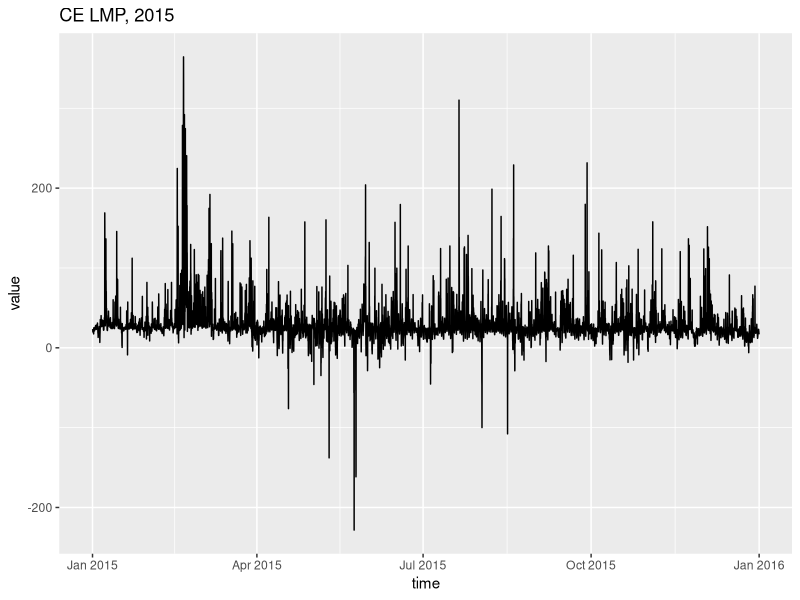
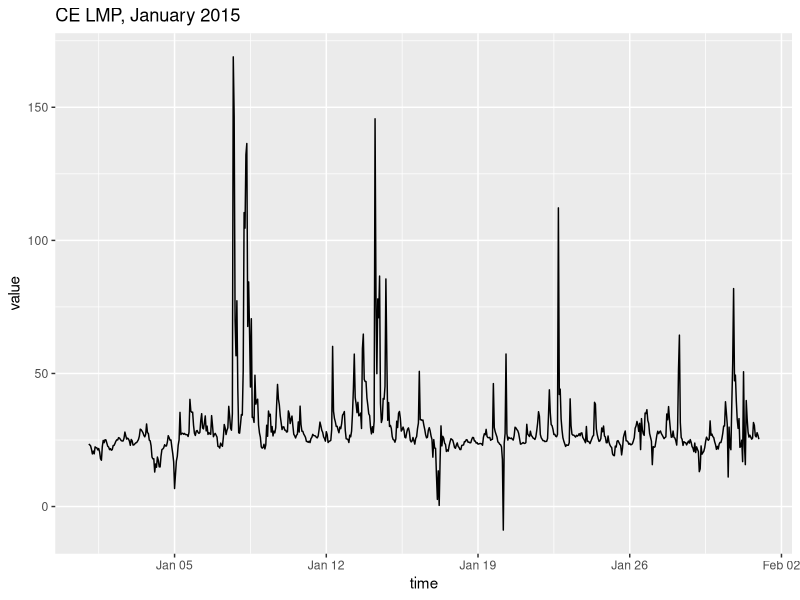
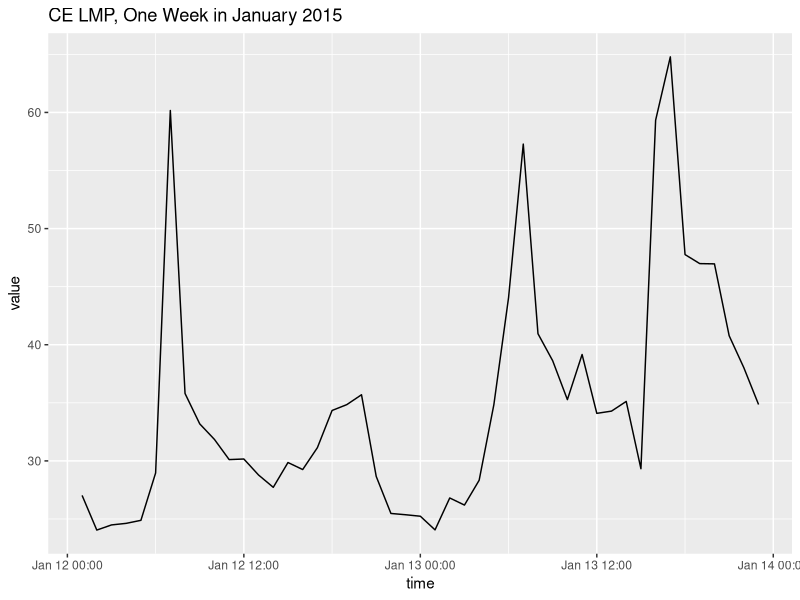
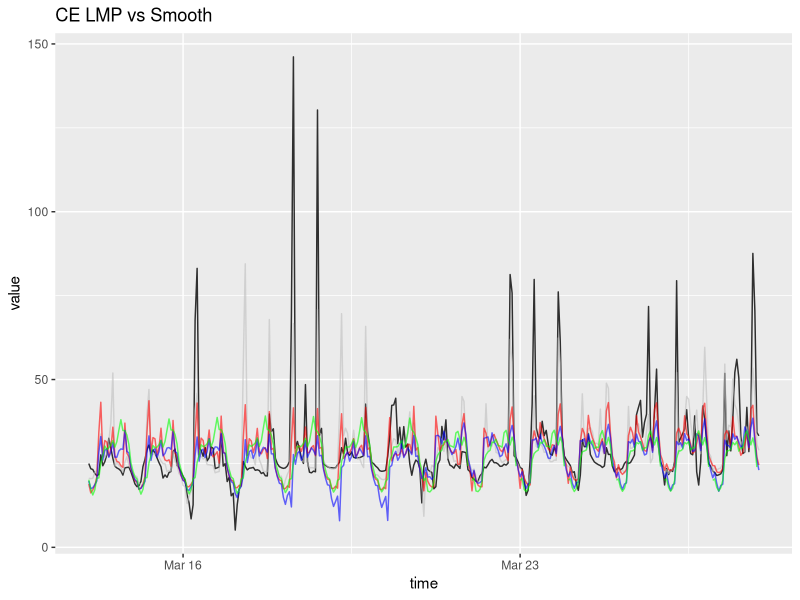
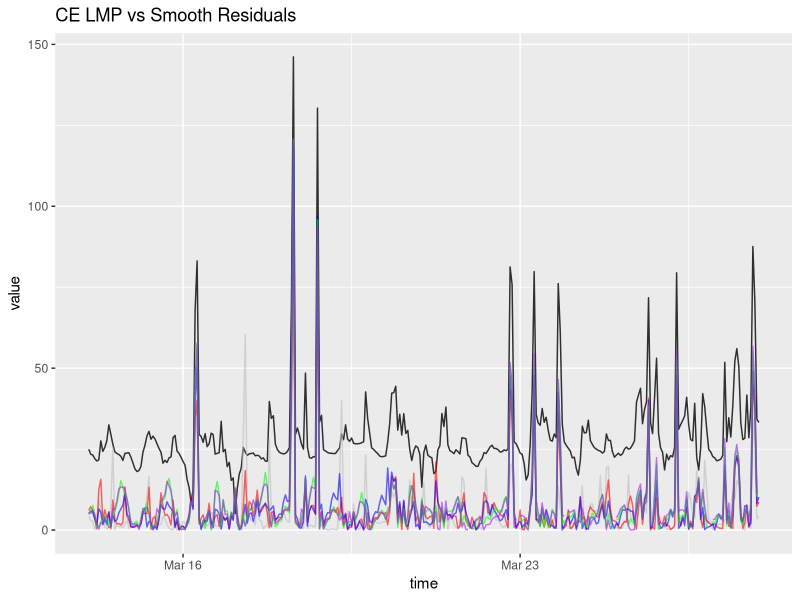
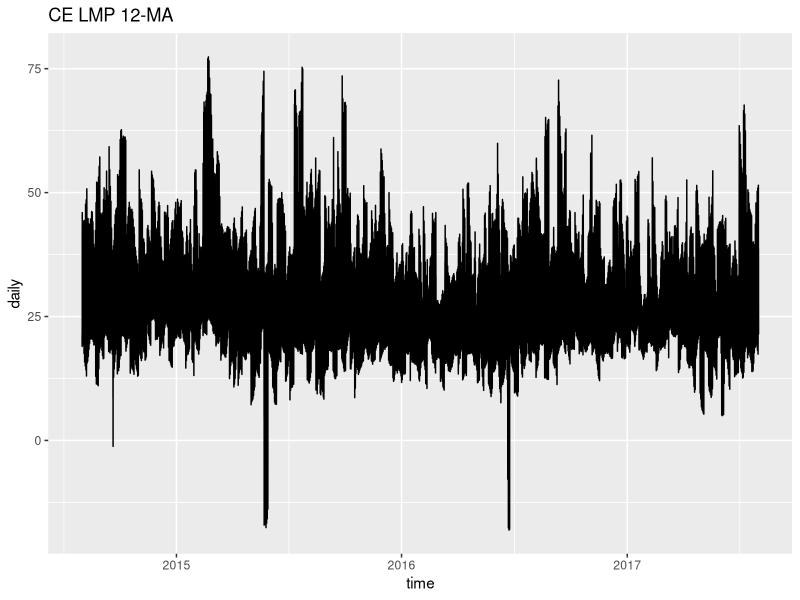
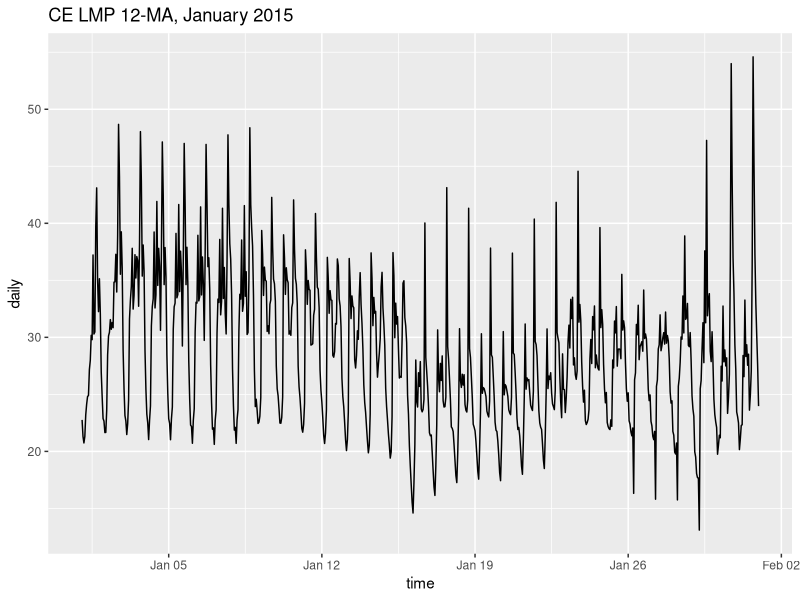
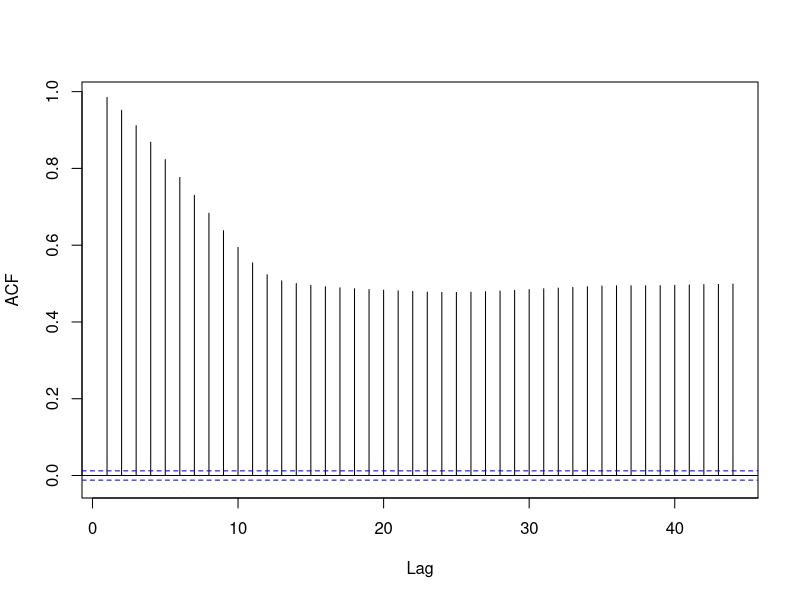

Source code (R) for these figures, in order:
## ---- chunk 1

library(dplyr)
library(lubridate)
library(reshape)
library(tseries)
library(forecast)
library(ggplot2)
## ---- chunk 2
lmp <- data.frame(read.csv('CE-LM-814-817.csv'))
#sapply(lmp,class)
head(lmp,1)
## ---- chunk 3

lmp <- select(lmp,PUBLISHDATE,H1,H2,H3,H4,H5,H6,H7,H8,H9,H10,H11,H12,H13,H14,H15,H16,H17,H18,H19,H20,H21,H22,H23,H24)

lmp <- lmp %>% mutate(H3 = replace(H3,PUBLISHDATE == '03-08-2015',10.41))
lmp <- lmp %>% mutate(H3 = replace(H3,PUBLISHDATE == '03-13-2016',27.8))
lmp <- lmp %>% mutate(H3 = replace(H3,PUBLISHDATE == '03-12-2017',25.17))

lmp <- melt(lmp,id = 'PUBLISHDATE')

fixLMPDate <- function(date,hour)
{
  hour <- as.numeric(sub(x = as.character(hour),pattern = 'H',replacement = '')) - 1
  mdy_h(paste(as.character(date),hour))
}

lmp$time <- fixLMPDate(lmp$PUBLISHDATE,lmp$variable)

lmp <- select(lmp,time,value)
#lmp <- filter(lmp,time > '2015-01-01',time < '2017-01-01')

ggplot(filter(lmp,time > '2015-01-01',time < '2016-01-01'), aes(x=time,y=value)) + geom_line() + ggtitle("CE LMP, 2015")

ggplot(filter(lmp,time > '2015-01-01',time < '2015-02-01'), aes(x=time,y=value)) + geom_line() + ggtitle("CE LMP, January 2015")

ggplot(filter(lmp,time > '2015-01-12',time < '2015-01-14'), aes(x=time,y=value)) + geom_line() + ggtitle("CE LMP, One Week in January 2015")
## ---- chunk 4
#look at moving averages

lmp$three.hourly <- ma(lmp$value,order = 3)
lmp$half.daily <- ma(lmp$value,order = 12)
lmp$daily <- ma(lmp$value,order = 24)
lmp$three.daily <- ma(lmp$value,order = 72)
lmp$weekly <- ma(lmp$value,order = 24*7)

lmp$three.hourly.r <- abs(lmp$three.hourly - lmp$value)
lmp$half.daily.r <- abs(lmp$half.daily - lmp$value)
lmp$daily.r <- abs(lmp$daily - lmp$value)
lmp$three.daily.r <- abs(lmp$three.daily - lmp$value)
lmp$weekly.r <- abs(lmp$weekly - lmp$value)

lmp.f <- filter(lmp,time > '2015-03-14',time < '2015-03-28')

ggplot() + ggtitle("CE LMP vs Smooth") +
  geom_line(data = lmp.f, aes(x=time,y=value), alpha = 0.8) +
  geom_line(data = lmp.f, aes(x=time,y=three.hourly), color = 'gray', alpha = 0.6) +
  geom_line(data = lmp.f, aes(x=time,y=half.daily), color = 'red', alpha = 0.6) +
  geom_line(data = lmp.f, aes(x=time,y=daily), color = 'blue', alpha = 0.6) +
  geom_line(data = lmp.f, aes(x=time,y=three.daily), color = 'green', alpha = 0.6) 
  geom_line(data = lmp.f, aes(x=time,y=weekly), color = 'purple', alpha = 0.6) 

ggplot() + ggtitle("CE LMP vs Smooth Residuals") +
  geom_line(data = lmp.f, aes(x=time,y=value), alpha = 0.8) +
  geom_line(data = lmp.f, aes(x=time,y=three.hourly.r), color = 'gray', alpha = 0.6) +
  geom_line(data = lmp.f, aes(x=time,y=half.daily.r), color = 'red', alpha = 0.6) +
  geom_line(data = lmp.f, aes(x=time,y=daily.r), color = 'blue', alpha = 0.6) +
  geom_line(data = lmp.f, aes(x=time,y=three.daily.r), color = 'green', alpha = 0.6) +
  geom_line(data = lmp.f, aes(x=time,y=weekly.r), color = 'purple', alpha = 0.6)
## ---- chunk 5

lmp.c <- select(lmp,time,value)
names(lmp.c) <- c('time','value')

lmp.c$daily <- ma(lmp.c$value,order = 12)

ggplot(lmp.c, aes(x=time,y=daily)) + geom_line() + ggtitle("CE LMP 12-MA")

ggplot(filter(lmp.c,time > '2015-01-01',time < '2015-02-01'), aes(x=time,y=daily)) + geom_line() + ggtitle("CE LMP 12-MA, January 2015")

## ---- chunk 6
Acf(lmp.c$daily,main='')
Pacf(lmp.c$daily,main='')

adf.test(na.omit(lmp.c$daily), alternative = "stationary")

lmp.t <- ts(na.omit(lmp.c$daily),frequency=24*362) #hourly observations for a year
decomp <- stl(lmp.t, s.window = 'periodic')
plot(decomp)
## ---- chunk 7
fit = arima(lmp.c$daily, order=c(6,1,1))

summary(fit)

tsdisplay(residuals(fit), lag.max=45, main='(6,1,1) Model Residuals')

fcast <- forecast(fit, h=300)

#plot(fitted(fit),col = 'blue')

lmp.c$fit <- fitted(fit)
lmp.c$resid <- lmp.c$value - lmp.c$fit
lmp.c$m.resid <- lmp.c$daily - lmp.c$fit

lmp.f <- filter(lmp.c,time > '2015-01-14',time < '2015-03-14')

ggplot() + ggtitle("CE LMP 12-MA vs Model") +
  geom_line(data = lmp.f, aes(x=time,y=daily), alpha = 0.8, color = 'black') +
  geom_line(data = lmp.f, aes(x=time,y=fit), alpha = 0.6, color = 'blue')

ggplot() + ggtitle("CE LMP vs Model") +
  geom_line(data = lmp.f, aes(x=time,y=value), alpha = 0.8, color = 'black') +
  geom_line(data = lmp.f, aes(x=time,y=fit), alpha = 0.6, color = 'blue')

ggplot() + ggtitle("CE LMP vs Residuals") +
  geom_line(data = lmp.f, aes(x=time,y=value), alpha = 0.8, color = 'black') +
  geom_line(data = lmp.f, aes(x=time,y=resid), alpha = 0.6, color = 'blue')

qplot(lmp.c$resid)
Pacf(lmp.c$resid,main='')

qplot(lmp.c$m.resid)
Pacf(lmp.c$m.resid,main='')
## ---- chunk 8

#value and resid

summary(lmp.c$resid)
#IQR(na.omit(lmp.c$resid))

lmp.out <- filter(lmp.c,resid > 27) #magic number is about 3x IQR

lmp.f <- filter(lmp.c,time > '2015-03-14',time < '2015-03-28')
lmp.out.f <- filter(lmp.out,time > '2015-03-14',time < '2015-03-28')

ggplot() + ggtitle("CE LMP with Outliers Highlighted") +
  geom_line(data = lmp.f, aes(x=time,y=value), alpha = 0.8, color = 'black') +
  geom_point(data = lmp.out.f, aes(x=time,y=value), alpha = 0.6, color = 'red')

## ---- chunk 9
lmp.c$clean <- tsclean(lmp.c$value)

lmp.f <- filter(lmp.c,time > '2015-03-14',time < '2015-03-28')

ggplot() + ggtitle("CE LMP vs tsclean") +
  geom_line(data = lmp.f, aes(x=time,y=value), alpha = 0.8, color = 'red') +
  geom_line(data = lmp.f, aes(x=time,y=clean), alpha = 0.8, color = 'black')
